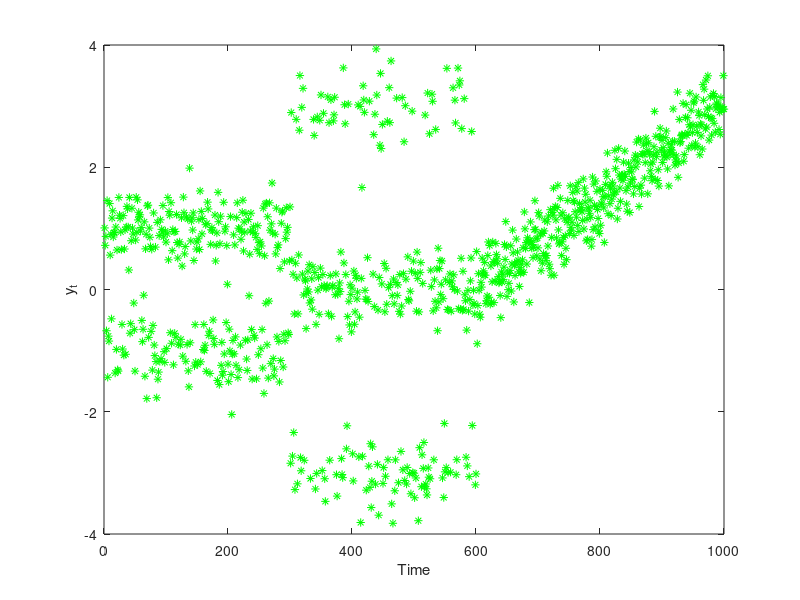

The MATLAB source for this figure: (Note: this script raises an error after producing the figure.)
%% Matbiips example: Dynamic density estimation
% In this example, we consider the (parametric version) of the dynamic
% Chinese restaurant process derived in the reference below.
%
% Reference: F. Caron, M. Davy, A. Doucet. Generalized Polya Urn for 
% Time-Varying Dirichlet Process Mixtures. Uncertainty in Artificial Intelligence, 2007. 
%
% <http://arxiv.org/ftp/arxiv/papers/1206/1206.5254.pdf>

%% Statistical model in BUGS language
% Content of the file `tvdp.bug':

%%
%
%
%     var c[t_max, clust_max],mu[t_max, clust_max],mu_y[t_max], m[t_max, clust_max],m_up[t_max, clust_max], p[t_max,clust_max],y[t_max,1]
% 
% 
%     model
%     {
%       m[1,1] <- 1
%       c[1,1] <- 1
%       for (i in 2:clust_max)
%       {
%         m[1,i] <- 0
%         c[1,i] <- 0
%       }
%       for (i in 1:clust_max)
%       {
%           mu[1,i] ~ dnorm(mu_0, prec_0)  
%       }
%       y[1,1] ~ dnorm(mu[1,1], prec_y)
%       for (t in 2:t_max)
%       {
%         for (i in 1:clust_max)
%         {
%             m_up[t-1,i] ~ dbinom(rho, m[t-1,i])
%         }
%         p[t,] <- (m_up[t-1,] + alpha/clust_max)/(sum(m_up[t-1,])+alpha)    
%         c[t,] ~ dmulti(p[t,], 1)
%         m[t,] <- m_up[t-1,] + c[t,]
% 
%         # Cluster evolution
%         for (i in 1:clust_max)
%         {
%             mu[t,i] ~ dnorm(gamma * mu[t-1,i] + (1-gamma)*mu_0, 1/(1-gamma^2)*prec_0)
%         }
% 
%         mu_y[t] <- sum(c[t,]*mu[t,])
% 
%         y[t,1] ~ dnorm(mu_y[t], prec_y)
%       }
%     }


%% Installation of Matbiips
% Unzip the Matbiips archive in some folder
% and add the Matbiips folder to the Matlab path
% 

matbiips_path = '..\..\matbiips\matlab';
addpath(matbiips_path)


%% Load model and sample data
% Model parameters
clust_max = 10;
t_max = 1000;

mu_0 = 0;
prec_0 = 1;
prec_y = 10;
alpha = 3;
rho = .99;
gamma = .99;

%%
% *Sample and plot data*
y = zeros(t_max, 1);
y(1:300) = sqrt(1/prec_y)*randn(300, 1) + 2*(rand(300, 1)>0.4) -1;
u = rand(300, 1);
y(301:600) = sqrt(1/prec_y)*randn(300, 1) + 3*(u>0.25) + 3*(u>0.75)  -3;
mov_mean = linspace(0,3,400);
y(601:1000) = sqrt(1/prec_y)*randn(400, 1) + repmat(mov_mean', 1, 1);
figure
plot(y, '*g')
xlabel('Time')
ylabel('y_t')


%%
% *Start BiiPS console*
biips_init;

%%
% *Compile BUGS model*
data = {'rho', 'gamma', 't_max', 'clust_max', 'y', 'mu_0', 'prec_0', 'prec_y', 'alpha'};
model = 'tvdp.bug'; % BUGS model filename
[model_id, data] = biips_model(model, data); % Create biips model


%% BiiPS Sequential Monte Carlo
%

%%
% *Parameters of the SMC algorithm*
n_part = 1000; % Number of particles
variables = {'c', 'mu', 'm'}; % Variables to be monitored

%%
% *Run SMC*
out_smc = biips_smc_samples(model_id, variables, n_part);

%% Plot the true and estimated densities over time
%
stepsize = 20;
n0 = 200;
x0 = linspace(-5,5,n0);
out = zeros(t_max, n0);
out_true = zeros(t_max, n0);
for t=stepsize:stepsize:t_max
    for i=1:n_part
        c_i = logical(out_smc.c.f.values(t, :, i));
        mu_i = out_smc.mu.f.values(t, :, i);
        m_i =   out_smc.m.f.values(t, :, i);
        w_i = out_smc.mu.f.weights(t,1,i);
        out(t, :) = out(t, :) ...
            + w_i*sum( repmat(m_i', 1, n0).*normpdf(repmat(x0, clust_max, 1),...
            repmat(mu_i', 1, n0), 1/sqrt(prec_y)))/sum(m_i);
    end
    if t<301
        out_true(t,:) = .5*normpdf(x0, 1, 1/sqrt(prec_y)) +  .5*normpdf(x0, -1, 1/sqrt(prec_y));
    elseif (t>300 && t<=600)
        out_true(t,:) = .25*normpdf(x0, -3, 1/sqrt(prec_y)) ...
            +  .25*normpdf(x0, 3, 1/sqrt(prec_y)) + .5*normpdf(x0, 0, 1/sqrt(prec_y));
    else
        out_true(t,:) = normpdf(x0, mov_mean(t-600), 1/sqrt(prec_y));
    end
    
end

% True density
figure
for t=stepsize:stepsize:t_max
    line(t*ones(length(x0),1), x0, out_true(t, :), 'color', 'k')
    hold on
end
view(-70,52)
xlabel('Time')
ylabel('y')
zlabel('$F_t(y)$', 'interpreter', 'latex')
title('True Density')

% Estimated density
figure
for t=stepsize:stepsize:t_max
    line(t*ones(length(x0),1), x0, out(t, :), 'color', 'k')
    hold on
end
view(-70,52)
xlabel('Time')
ylabel('y')
zlabel('$\widehat F_t(y)$', 'interpreter', 'latex')
title('Estimated Density')
